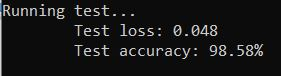
#> input picture Sudoku solver/Digit Classifier/cnn_test.JPG, 281 x 76 px, given in place of lena.png, which was not available
$ python cv-basics.py
#> lines starting #> are read from the running program, lines starting #| are printed output that depends on the picture; pictures that were not available may be replaced by others from this repository, and a replacement may not be noted
import cv2
import numpy as np

# Reading and showing
image = cv2.imread("lena.png")
#> image is the input picture: shape (76, 281, 3); mean B, G, R 23.8, 23.7, 23.8
resize = cv2.resize(image,(256,256))
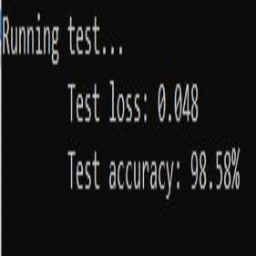
#> resize: shape (256, 256, 3); mean B, G, R 23.8, 23.7, 23.7
gray = cv2.cvtColor(image,cv2.COLOR_BGR2GRAY)
blur = cv2.GaussianBlur(gray,(19,19),0)
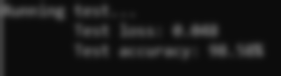
#> blur: shape (76, 281); min 12, max 94, mean 23.5
cv2.imshow("Picture",image)
cv2.imshow("Resized",resize)
cv2.imshow("Gray",gray)
cv2.imshow("Blur",blur)

#Drawing lines/rectangles/circles
img = np.zeros((512,512,3))
img = cv2.line(img,(0,0),(511,511),(255,0,0),10)
img = cv2.rectangle(img,(100,100),(400,400),(0,0,255),10)
img = cv2.circle(img,(250,250),50,(0,255,255),10)
cv2.putText(img,'Computer Vision',(120,50),cv2.FONT_HERSHEY_SIMPLEX,1,(0,255,0),3,cv2.LINE_AA)

#Drawing polygons
pts = np.array([[25,70], [25,160], [110,200], [200,160], [200,70], [110,20]], np.int32)
pts = pts.reshape(-1,1,2)
cv2.polylines(img,[pts],True,(255,255,255))
cv2.imshow("Drawing",img)
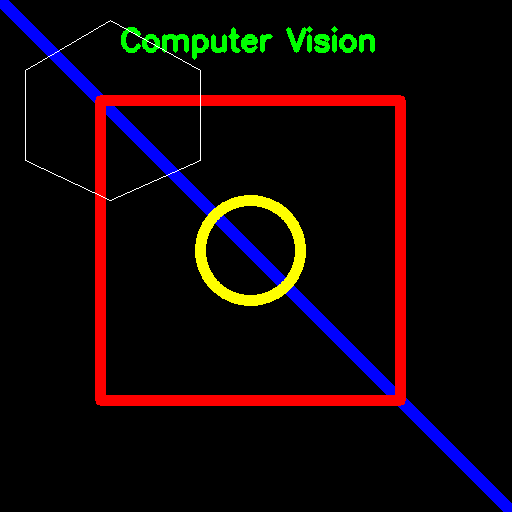
#> window 'Drawing': shape (512, 512, 3); mean B, G, R 8.3, 6.6, 16.6

#Accessing webcam
cap = cv2.VideoCapture(0)

while True:
	ret, frame = cap.read()
	cv2.imshow("capture",frame)

	key = cv2.waitKey(1)
#> (key q is pressed here)

	if key == ord('q'):
		break

cap.release()
cv2.destroyAllWindows()
